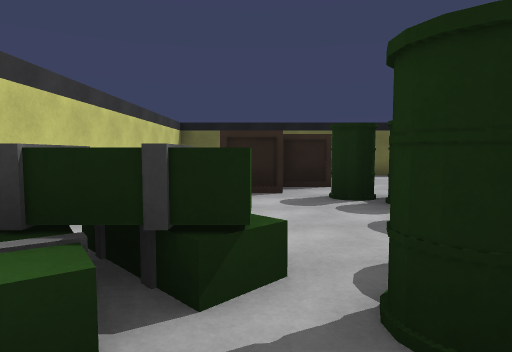
View 1 (above)

21 first-person views from a walk through a 3-D level made in the Unity game engine. The camera is 1.3 m above the floor, tilts 4° down and sees 75° across. The floor is counted in squares, 2 m on a side. Each view is taken from the middle of a square. On the plan, view 1 faces up. The plan holds only what a view shows up to about 10 squares ahead; the rest is blank. Surface patterns are stand-ins for the level's own textures.

View 2
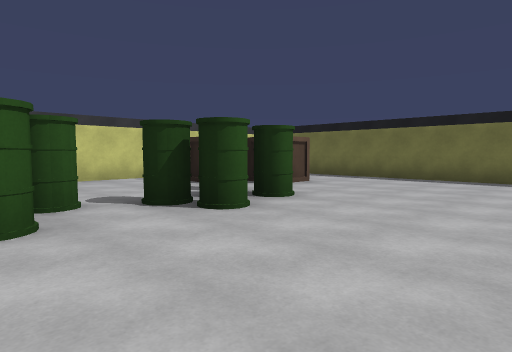

View 3
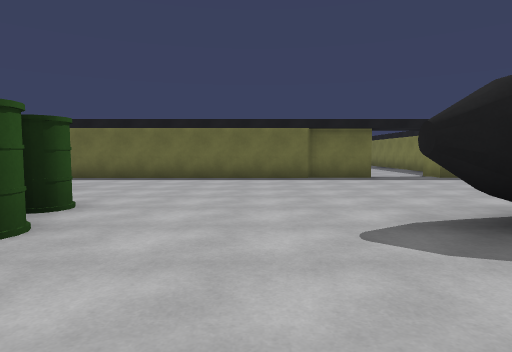

View 4
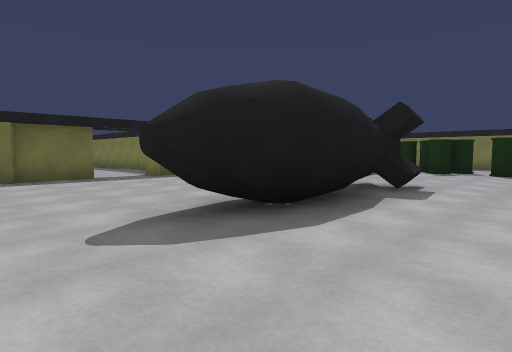

View 5
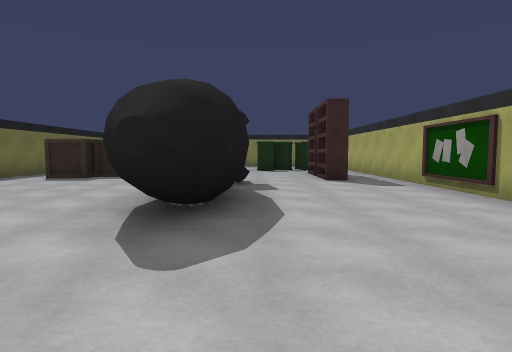

View 6
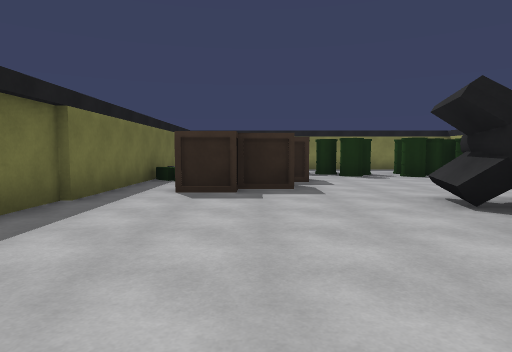

View 7
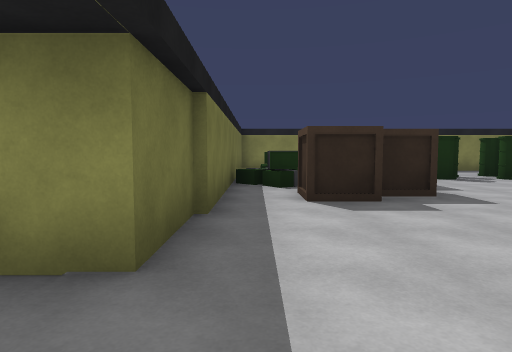

View 8
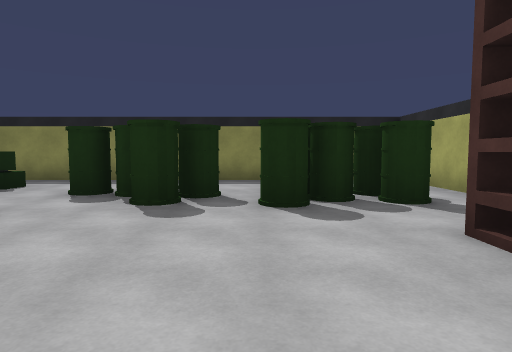

View 9
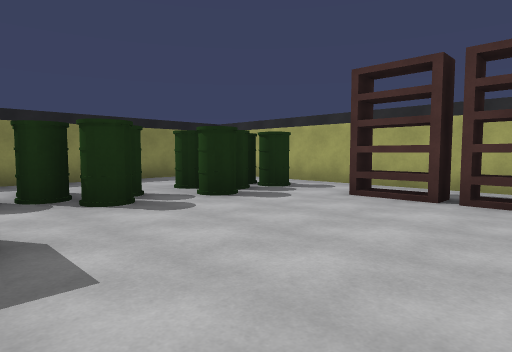

View 10
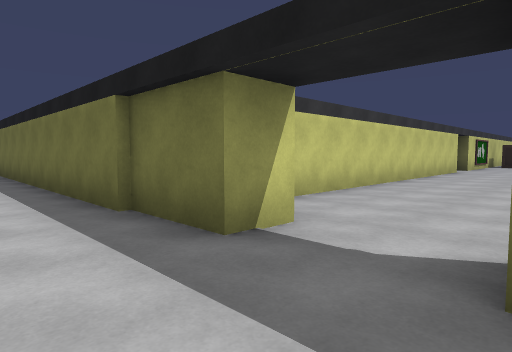

View 11
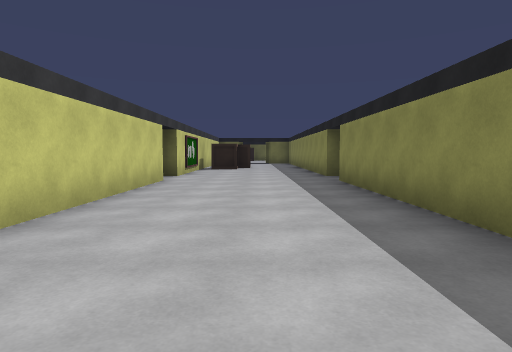

View 12
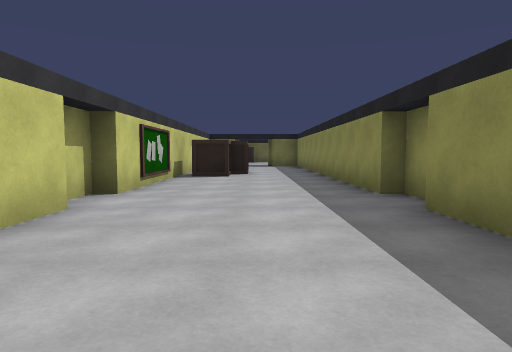

View 13
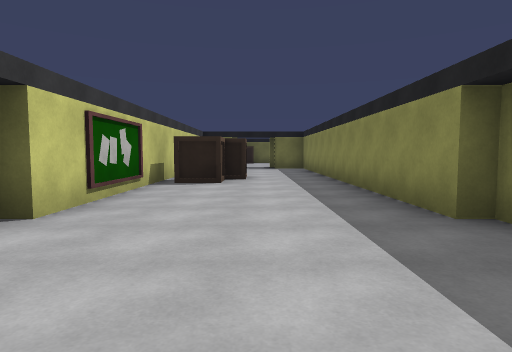

View 14
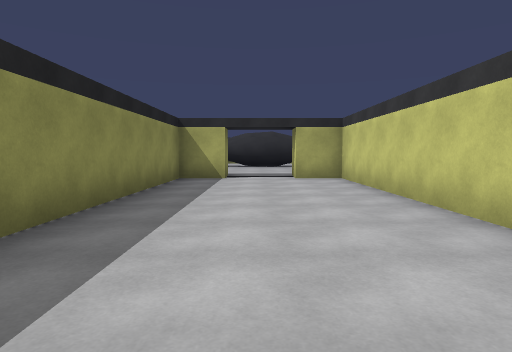

View 15
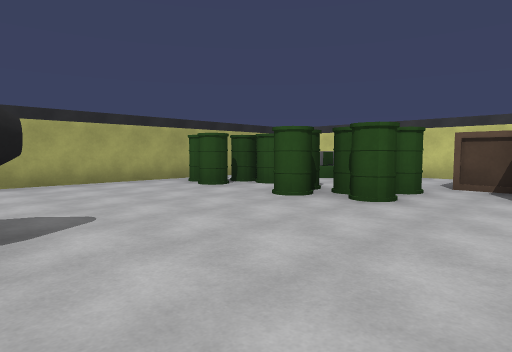

View 16
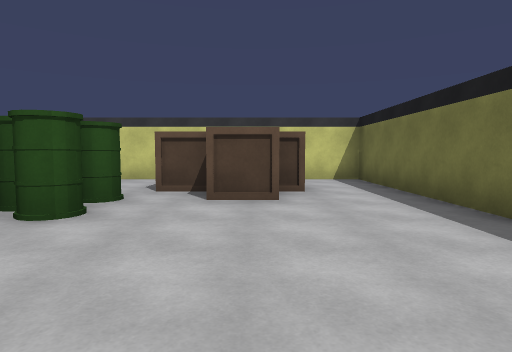

View 17
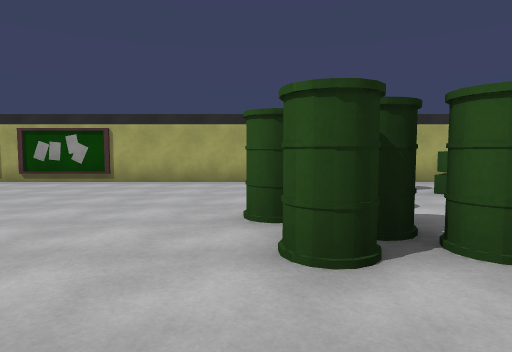

View 18
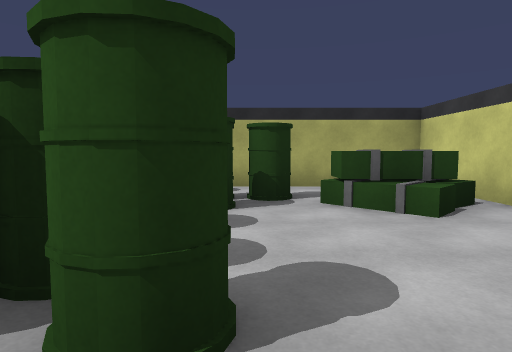

View 19
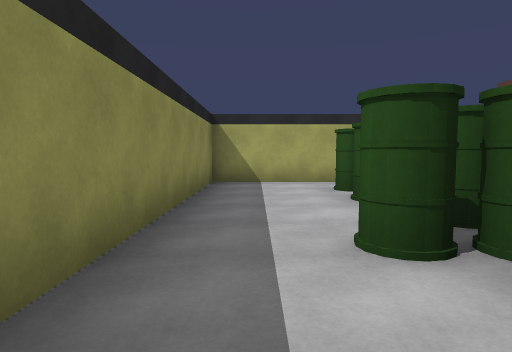

View 20
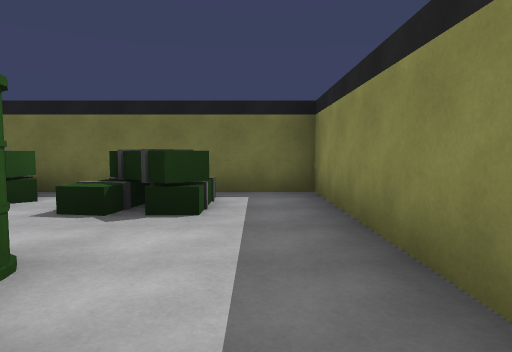

View 21
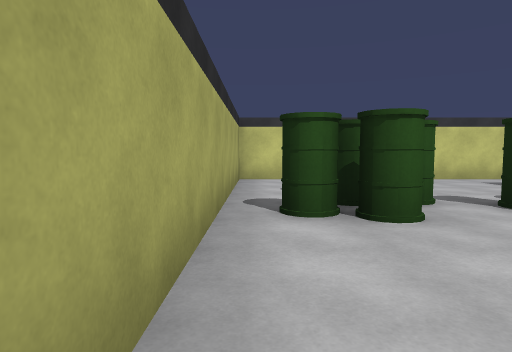

### Floor plan
Points are (right, up) in squares from view 1. A wall is a line through its corners. A room is listed if a view was taken in it or the views show most of it. See-through windows are left out.
Room 1 (views 1, 2, 3, 4, 5, 6, 7, 8, 9, 10, 15, 16, 17, 18, 19, 21)
walls: (7.1, 3.4) (6.5, 3.8) (6.5, 4) (7.1, 4.4); (9.6, 3.2) (8.2, 3.1) (6.9, 3.5); (10.5, 4.3) (11.8, 4.1); (10.6, 4.2) (10.8, 4.7); (10.3, 3.4) (9.5, 3.2); (11.7, 3.7) (10.2, 3.4); (2.8, 4.8) (2.2, 4); (3, 3.4) (2.1, 3); (8, 10.5) (8, 9.5) (-2.1, 9.5) (-2.1, 8.1); (0.7, 1.5) (1.7, 1.6); (-2.1, 6.6) (-2.1, -0.4) (17.5, -0.4); (20, 5.5) (20, 9.5) (9.8, 9.5) (9.8, 10.5)
low walls: (10.7, 4.1) (10.9, 4.6)
ways out: opening at (8.5, 10) to room 2; opening at (17, 0) to room 3; opening at (19, 6) to room 3; gap at (16, 3) to room 3; gap at (1, 5)
objects: crate (-1, 1) to (0, 2); crate (0, 5) to (0, 6); crate (0, 7) to (1, 7); bookshelf (12, 1); bookshelf (13, 1) to (14, 1); crate (13, 7) to (13, 8); crate (14, 6) to (14, 7); crate (15, 6); crate (15, 8) to (16, 9); crate (17, 8) to (18, 9)
Room 2 (views 11, 12, 13, 14)
walls: (11.3, 21.5) (11.3, 22.2) (11, 22.2) (11, 29); (6.8, 20.9) (6.8, 10.5) (8, 10.5); (6.8, 28) (6.8, 22.2) (6.4, 22.2) (6.4, 21.5); (9.8, 10.5) (11, 10.5) (11, 20.9)
ways out: opening at (8.5, 10) to room 1
objects: crate (8, 27); crate (8, 28)
Room 3 (view 20)
walls: (16.5, 2.1) (17.3, 2.7); (16.3, 1.3) (17.3, 1.4); (17.5, -0.4) (20, -0.4) (20, 5.5)
ways out: opening at (17, 0) to room 1; opening at (19, 6) to room 1; gap at (16, 3) to room 1

Where each view was taken, in squares from view 1:
view 1: 0 up, 0 right, facing up
view 2: 1 up, 6 right, facing up-left
view 3: 1 up, 5 right, facing up
view 4: 1 up, 5 right, facing up-right
view 5: 3 up, 4 right, facing right
view 6: 7 up, 7 right, facing right
view 7: 9 up, 8 right, facing right
view 8: 3 up, 12 right, facing right
view 9: 6 up, 12 right, facing down-right
view 10: 8 up, 10 right, facing up-left
view 11: 13 up, 9 right, facing up
view 12: 17 up, 9 right, facing up
view 13: 19 up, 9 right, facing up
view 14: 19 up, 9 right, facing down
view 15: 7 up, 7 right, facing down-left
view 16: 7 up, 6 right, facing left
view 17: 7 up, 3 right, facing down
view 18: 6 up, 1 right, facing down
view 19: 7 up, 19 right, facing down
view 20: 4 up, 19 right, facing up
view 21: 0 up, 6 right, facing left
